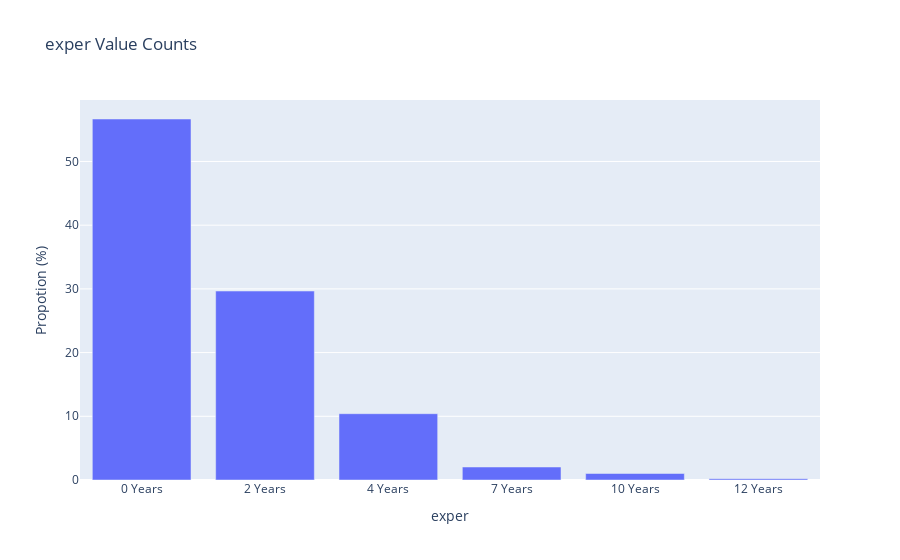

Here is the notebook cell this chart was saved with:
### Code cell
figure

### Figure 1 — Plotly figure (JSON) as saved in the notebook; plotly's stock layout.template omitted (floating-point values rounded to 4 significant figures)
{"data": [{"name": "Propotion", "type": "bar", "x": ["0 Years", "2 Years", "4 Years", "7 Years", "10 Years", "12 Years"], "y": [56.67, 29.66, 10.41, 2.041, 1.02, 0.2041]}], "layout": {"autosize": true, "barmode": "group", "legend": {"orientation": "h"}, "title": {"text": "exper Value Counts"}, "xaxis": {"autorange": true, "range": [-0.5, 5.5], "title": {"text": "exper"}, "type": "category"}, "yaxis": {"autorange": true, "range": [0, 59.65], "title": {"text": "Propotion (%)"}, "type": "linear"}}}
